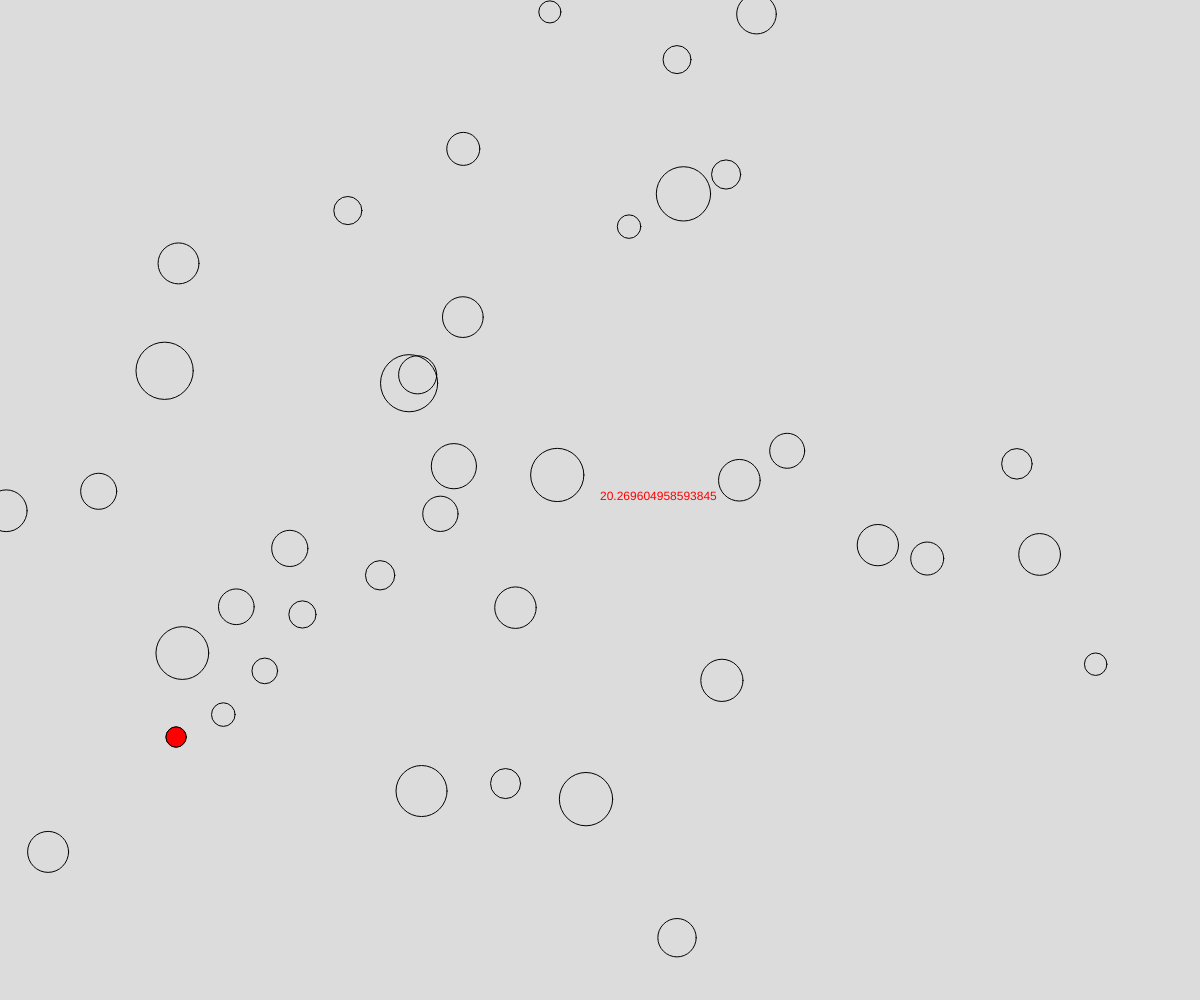
Frame 1 (no input)
Frame 60 (no input): identical to frame 1, image omitted
Frame 120 (the mouse pressed at the canvas centre since frame 60): identical to frame 1, image omitted

The p5.js sketch that drew this single still picture (run headless with seeded random() and noise() and a simulated clock; from frame 60 on, the mouse is pressed at the canvas centre):

// p5.js sketch
// ── sketch.js
// Finding Min/Max
// Anees Ahmad
// Oct 3, 2024

const NUM_CIRCLES = 40;
let seed;   // to stabilize the random numbers...

function setup() {
  createCanvas(windowWidth, windowHeight);
  seed = random(20);
}

function draw() {
  randomSeed(seed);
  background(220);
  drawCircles();
}

function drawCircles() {
  // draw NUM_circles on the screen with random x,y, and diameter. Fill the smallest one red.
  noFill();
  let smallest = Infinity; //dummy value
  let smallX = 0;
  let smallY = 0;
  for (let i = 0; i < NUM_CIRCLES; i++) { //repeat 40
    let x = random(0, width);
    let y = random(0, height);
    let d = random(20, 60);
    if (d < smallest) {  //is current circle "new smallest"?
      smallest = d;
      smallX = x;    smallY = y;
    }
    circle(x, y, d);
  }
  fill(255, 0, 0);
  circle(smallX, smallY, smallest)
  text(smallest, width / 2, height / 2);
}
